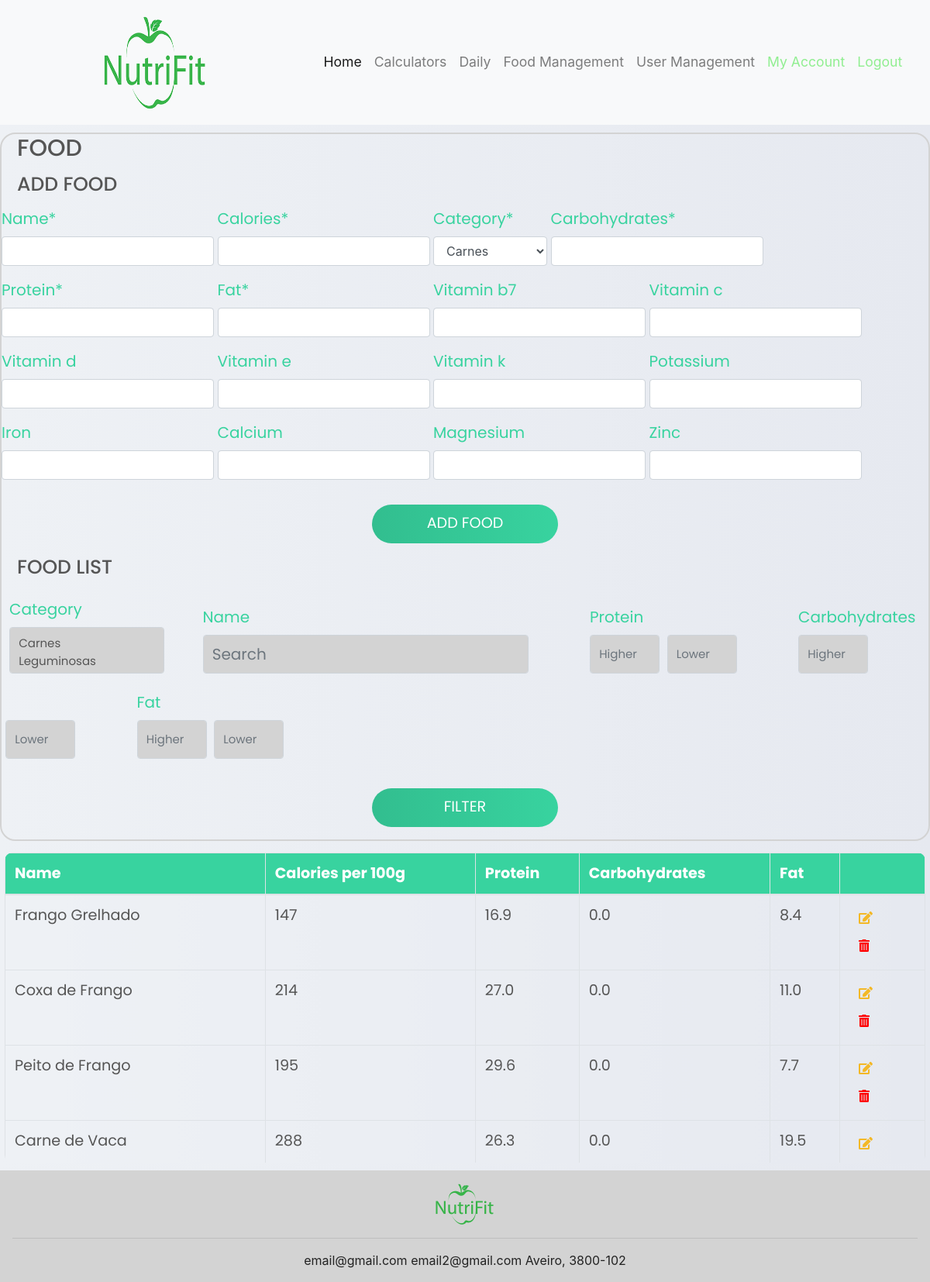
Screenshot of /food/ (signed in) with the database file from the repository.
### NutriFit/models.py (models this page shows, shortened)
class Alimento(models.Model):
    nome = models.CharField(max_length=30)
    calorias = models.IntegerField()
    categoria = models.OneToOneField(Categoria, on_delete=models.CASCADE)
    macro_nutrientes = models.OneToOneField(Macronutrientes, on_delete=models.CASCADE)
    micro_nutrientes = models.OneToOneField(Micronutrientes, on_delete=models.CASCADE, blank=True,null=True)

class Macronutrientes(models.Model):
    hidratos_carbono = models.DecimalField(max_digits=4,decimal_places=1,default="")
    proteina = models.DecimalField(max_digits=4,decimal_places=1,default="")
    gordura = models.DecimalField(max_digits=4,decimal_places=1,default="")

### NutriFit/views.py (the view)
# urls.py: path('food/', views.food, name='food'),
@login_required(login_url='login')
def food(request, food_id=''):
    if not request.user.is_staff:
        return redirect('/')
    current_user_id = request.user.id
    user = User.objects.get(id=current_user_id)
    user.refresh_from_db()
    if food_id != '':
        a = Alimento.objects.get(id=food_id)
        if a.micro_nutrientes != None:
            form2 = Add_Edit_Food(initial={'name': a.nome, 'category': a.categoria, 'calories': a.calorias,
                'carbohydrates':a.macro_nutrientes.hidratos_carbono, 'protein':a.macro_nutrientes.proteina,
                'fat': a.macro_nutrientes.gordura, 'vitamin_b7': a.micro_nutrientes.vitaminaB7,
                'vitamin_c' : a.micro_nutrientes.vitaminaC, 'vitamin_d': a.micro_nutrientes.vitaminaD,
                'vitamin_e' : a.micro_nutrientes.vitaminaE, 'vitamin_k' : a.micro_nutrientes.vitaminaK,
                'potassium' :a.micro_nutrientes.potassio, 'iron': a.micro_nutrientes.ferro,
                'calcium' : a.micro_nutrientes.calcio, 'magnesium': a.micro_nutrientes.magnesio,
                'zinc' : a.micro_nutrientes.zinco})
        else:
            form2 = Add_Edit_Food(initial={'name': a.nome, 'category': a.categoria, 'calories': a.calorias,
                'carbohydrates':a.macro_nutrientes.hidratos_carbono, 'protein':a.macro_nutrientes.proteina,
                'fat': a.macro_nutrientes.gordura})
        update = True
    else:
        form2 = Add_Edit_Food()
        update = False
    alimentos = Alimento.objects.all()
    if request.method == 'POST':
        if request.POST.get('addAlimento'):
            form = Add_Edit_Food(request.POST)
            if form.is_valid():
                name = form.cleaned_data['name']
                calories = form.cleaned_data['calories']
                category = form.cleaned_data['category']
                carbohydrates = form.cleaned_data['carbohydrates']
                protein = form.cleaned_data['protein']
                fat = form.cleaned_data['fat']
                vitamin_b7 = form.cleaned_data['vitamin_b7']
                vitamin_c = form.cleaned_data['vitamin_c']
                vitamin_d = form.cleaned_data['vitamin_d']
                vitamin_e = form.cleaned_data['vitamin_e']
                vitamin_k = form.cleaned_data['vitamin_k']
                potassium = form.cleaned_data['potassium']
                iron = form.cleaned_data['iron']
                calcium = form.cleaned_data['calcium']
                magnesium = form.cleaned_data['magnesium']
                zinc = form.cleaned_data['zinc']
                macros = Macronutrientes.objects.create(hidratos_carbono=carbohydrates, proteina=protein, gordura=fat)
                macros.save()
                micros = Micronutrientes.objects.create(vitaminaC=vitamin_c, vitaminaD=vitamin_d, vitaminaE=vitamin_e,
                                                        vitaminaB7=vitamin_b7, vitaminaK=vitamin_k, potassio=potassium,
                                                        ferro=iron, magnesio=magnesium, zinco= zinc, calcio=calcium)
                micros.save()
                a = Alimento.objects.create(nome=name, calorias=calories, categoria = Categoria.objects.get(nome=category), macro_nutrientes=macros, micro_nutrientes=micros)
                a.save()
                form = FilterMeal()
                messages.success(request,
                                 a.nome + " added!",
                                 extra_tags='alert-success')
            else:
                messages.error(request, "Error", extra_tags='alert-error')
            return render(request, 'food.html', {'alimentos': alimentos, 'form': form, 'form2': form2, 'update': update})
        elif request.POST.get('updateAlimento'):
            form = Add_Edit_Food(request.POST)
            alimento = Alimento.objects.get(id=food_id)
            if form.is_valid():
                alimento.nome = form.cleaned_data['name']
                alimento.calorias = form.cleaned_data['calories']
                alimento.categoria = Categoria.objects.get(nome=form.cleaned_data['category'])
                macro_nutrientes = alimento.macro_nutrientes
                macro_nutrientes.hidratos_carbono = form.cleaned_data['carbohydrates']
                macro_nutrientes.proteina = form.cleaned_data['protein']
                macro_nutrientes.gordura = form.cleaned_data['fat']
                macro_nutrientes.save()
                micro_nutrientes = alimento.micro_nutrientes
                micro_nutrientes.vitaminaB7 = form.cleaned_data['vitamin_b7']
                micro_nutrientes.vitaminaC = form.cleaned_data['vitamin_c']
                micro_nutrientes.vitaminaD = form.cleaned_data['vitamin_d']
                micro_nutrientes.vitaminaE = form.cleaned_data['vitamin_e']
                micro_nutrientes.vitaminaK = form.cleaned_data['vitamin_k']
                micro_nutrientes.potassio = form.cleaned_data['potassium']
                micro_nutrientes.ferro = form.cleaned_data['iron']
                micro_nutrientes.calcio = form.cleaned_data['calcium']
                micro_nutrientes.magnesio = form.cleaned_data['magnesium']
                micro_nutrientes.zinco = form.cleaned_data['zinc']
                micro_nutrientes.save()
                alimento.save()
                form = FilterMeal()
                messages.success(request,
                                 alimento.nome + " updated!",
                                 extra_tags='alert-success')
            else:
                messages.error(request, "Error", extra_tags='alert-error')
            return redirect('/food')
        elif request.POST.get("filterAlimentos"):
            form = FilterMeal(request.POST)
            if form.is_valid():
                filter_List = {'nome_alimento': "", 'categoria': [], 'protein_lower': 1000, 'protein_higher': 0,
                               'hc_lower': 1000, 'hc_higher': 0, 'fat_lower': 1000, 'fat_higher': 0}
                for key in filter_List.keys():
                    if form.cleaned_data[key] is not None:
                        filter_List[key] = form.cleaned_data[key]
                if filter_List.get('nome_alimento') != "":
                    alimentos = alimentos.filter(nome__icontains=filter_List.get('nome_alimento'))
                if len(filter_List.get('categoria')) > 0:
                    alimentos = alimentos.filter(categoria__nome__in=filter_List.get('categoria'))
                alimentos = alimentos.filter(macro_nutrientes__proteina__gte=filter_List.get('protein_higher')).filter(
                    macro_nutrientes__proteina__lte=filter_List.get('protein_lower')).filter(
                    macro_nutrientes__hidratos_carbono__gte=filter_List.get('hc_higher')).filter(
                    macro_nutrientes__hidratos_carbono__lte=filter_List.get('hc_lower')).filter(
                    macro_nutrientes__gordura__gte=filter_List.get('fat_higher')).filter(
                    macro_nutrientes__gordura__lte=filter_List.get('fat_lower'))
                return render(request, 'food.html', {'alimentos': alimentos, 'form': form, 'form2': form2, 'update': update})
    else:
        form = FilterMeal()
        alimentos = Alimento.objects.all()
        return render(request, 'food.html', {'alimentos': alimentos, 'form': form, 'form2': form2, 'update': update})

### NutriFit/templates/food.html (shortened to what this page needs)
{% extends "layout.html" %}
{% load crispy_forms_tags %}
{% block content %}
    <div class="customfilters" style="background-color: white">
        <div style="display: inline-block;width: 100%">
            <h5 style="float: left; margin-left: 20px; color: #555; font-size: 30px; text-transform: uppercase;font-family: 'poppins', sans-serif">Food</h5>
        </div>
        <div style="display: inline-block;width: 100%">
            {% if update %}
            <h5 style="float: left; margin-left: 20px; color: #555; font-size: 25px; text-transform: uppercase;font-family: 'poppins', sans-serif">Update Food</h5>
            {% else %}
            <h5 style="float: left; margin-left: 20px; color: #555; font-size: 25px; text-transform: uppercase;font-family: 'poppins', sans-serif">Add Food</h5>
            {% endif %}
        </div>
        <form action="." method="post" class="mealform">
            {{ form2|crispy }}
            {% if update %}
            <div class="button_div">
                <input type="submit" value="Update Food" class="btn" name="updateAlimento">
            </div>
            {% else %}
            <div class="button_div">
                <input type="submit" value="Add Food" class="btn" name="addAlimento">
            </div>
            {% endif %}
        </form>
        <div style="display: inline-block;width: 100%">
            <h5 style="float: left; margin-left: 20px; color: #555; font-size: 25px; text-transform: uppercase;font-family: 'poppins', sans-serif">Food List</h5>
        </div>
        <form action="." method="post" class="mealform">
            {{ form|crispy }}
            <div class="button_div">
                <input type="submit" value="Filter" class="btn" name="filterAlimentos">
            </div>
        </form>
    </div>
    <div class="table-box">
        <table class="table table-bordered table-condensed table-hover">
            <thead class="head">
                <tr>
                    <th>Name</th>
                    <th>Calories per 100g</th>
                    <th>Protein</th>
                    <th>Carbohydrates</th>
                    <th>Fat</th>
                    <th style="width: 110px"></th>
                </tr>
            </thead>
            <tbody class="text-left">
            {% for alimento in alimentos %}
                <tr>
                    <td>{{ alimento.nome }}</td>
                    <td>{{ alimento.calorias }}</td>
                    <td>{{ alimento.macro_nutrientes.proteina }}</td>
                    <td>{{ alimento.macro_nutrientes.hidratos_carbono }}</td>
                    <td>{{ alimento.macro_nutrientes.gordura }}</td>
                    <td>
                        <button type="button" class="add btn btn-outline-light" onclick="location.href='/food/{{ alimento.id }}/'"><i class="fas fa-edit" style="color: #F3B826"></i></button>
                        <button type="button" class="add btn btn-outline-light" onclick="location.href='/removeFood/{{ alimento.id }}/'"><i class="fas fa-trash-alt" style="color: red"></i></button>
                    </td>
                </tr>
            {% endfor %}
            </tbody>
        </table>
    </div>
{% endblock %}

### NutriFit/templates/layout.html (shortened to what this page needs)
{% load static %}
{% load crispy_forms_tags %}
<!DOCTYPE html>
<html lang="en">
<head>
    <link rel="stylesheet" href="{% static 'css/meal_page.css' %}">
    <link rel="stylesheet" href="{% static 'css/validate_page.css' %}">
    <link rel="stylesheet" href="{% static 'css/profile_page.css' %}">
    <link reL="stylesheet" href="fontawesome/css/all.css">
    <link rel="stylesheet" href="https://maxcdn.bootstrapcdn.com/bootstrap/4.0.0/css/bootstrap.min.css">
    <link rel="stylesheet" href="{% static 'css/style2.css' %}">
</head>
<body>
    <nav class="navbar navbar-expand-md navbar-light bg-light">
        <div class="container-fluid" >
            <a class="navbar-brand" href="{% if user.is_authenticated %}/daily/{% else %}/home/{% endif %}"><img src="{% static 'images/logo.png' %}" alt="Logo" class="logo"></a>
            <div class="collapse navbar-collapse" id="navbarResponsive">
                <ul class="navbar-nav ml-auto" style="margin-bottom: 0;">
                    <li class="nav-item active"><a class="nav-link" href="/home/">Home</a></li>
                    <li class="nav-item" ><a class="nav-link" href="/calculate">Calculators</a></li>
                    {% if user.is_authenticated %}
                        <li class="nav-item" ><a class="nav-link" href="/daily">Daily</a></li>
                        {% if user.is_staff %}
                            <li class="nav-item" ><a class="nav-link" href="/food">Food Management</a></li>
                        {% endif %}
                        {% if user.is_superuser %}
                            <li class="nav-item" ><a class="nav-link" href="/user_management">User Management</a></li>
                        {% endif %}
                        <li class="navbar-item"><a class="nav-link" style="color:lightgreen" href="/profile/pro">My Account</a></li>
                        <li class="navbar-item"><a class="nav-link" style="color:lightgreen" href="/logout">Logout</a></li>
                    {% else %}
                        <li class="nav-item" ><a class="nav-link" href="/login">Login</a></li>
                        <li class="nav-item" ><a class="nav-link" href="/signIn">Sign In</a></li>
                    {% endif %}
                </ul>
            </div>
        </div>
    </nav>
    {% block content %}
    {% endblock %}
    <footer>
        <div class="container-fluid padding" style="background-color: lightgrey">
            <div class="row text-center">
                <div class="col-md-12">
                    <img src="{% static 'images/logo.png' %}" width="100px" height="auto">
                    <hr class="light">
                    <span>email@gmail.com</span>
                    <span>email2@gmail.com</span>
                    <span>Aveiro, 3800-102</span>
                </div>
            </div>
        </div>
    </footer>
</body>
</html>

### rows the page displays
Alimento: nome "Frango Grelhado", calorias "147", macro_nutrientes.proteina "16.9", macro_nutrientes.hidratos_carbono "0.0", macro_nutrientes.gordura "8.4"
Alimento: nome "Coxa de Frango", calorias "214", macro_nutrientes.proteina "27.0", macro_nutrientes.hidratos_carbono "0.0", macro_nutrientes.gordura "11.0"
Alimento: nome "Peito de Frango", calorias "195", macro_nutrientes.proteina "29.6", macro_nutrientes.hidratos_carbono "0.0", macro_nutrientes.gordura "7.7"
Alimento: nome "Carne de Vaca", calorias "288", macro_nutrientes.proteina "26.3", macro_nutrientes.hidratos_carbono "0.0", macro_nutrientes.gordura "19.5"
